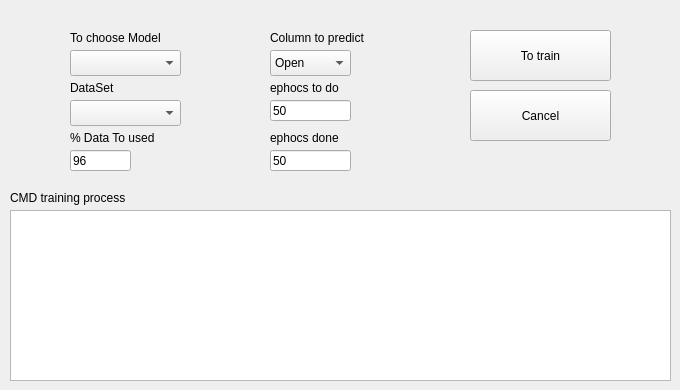
    <widget class="QWidget" name="Model_Trainner_Tab">
     <attribute name="title">
      <string>Model Trainner</string>
     </attribute>
     <widget class="QLabel" name="MoTr_lbl_chooseModel">
      <property name="geometry">
       <rect>
        <x>70</x>
        <y>30</y>
        <width>111</width>
        <height>16</height>
       </rect>
      </property>
      <property name="text">
       <string>To choose Model</string>
      </property>
     </widget>
     <widget class="QLabel" name="MoTr_lbl_DataSet">
      <property name="geometry">
       <rect>
        <x>70</x>
        <y>80</y>
        <width>60</width>
        <height>16</height>
       </rect>
      </property>
      <property name="text">
       <string>DataSet</string>
      </property>
     </widget>
     <widget class="QPushButton" name="MoTr_btn_Totrain">
      <property name="geometry">
       <rect>
        <x>470</x>
        <y>30</y>
        <width>141</width>
        <height>51</height>
       </rect>
      </property>
      <property name="text">
       <string>To train</string>
      </property>
     </widget>
     <widget class="QPlainTextEdit" name="MoTr_Plaintxt_CMDTraining">
      <property name="geometry">
       <rect>
        <x>10</x>
        <y>210</y>
        <width>661</width>
        <height>171</height>
       </rect>
      </property>
     </widget>
     <widget class="QLabel" name="MoTr_lbl_CMD_training">
      <property name="geometry">
       <rect>
        <x>10</x>
        <y>190</y>
        <width>161</width>
        <height>16</height>
       </rect>
      </property>
      <property name="text">
       <string>CMD training process</string>
      </property>
     </widget>
     <widget class="QLineEdit" name="MoTr_txtLine_PercentDataSet">
      <property name="geometry">
       <rect>
        <x>70</x>
        <y>150</y>
        <width>61</width>
        <height>21</height>
       </rect>
      </property>
      <property name="text">
       <string>96</string>
      </property>
     </widget>
     <widget class="QLabel" name="MoTr_lbl_PercentDataset">
      <property name="geometry">
       <rect>
        <x>70</x>
        <y>130</y>
        <width>111</width>
        <height>16</height>
       </rect>
      </property>
      <property name="text">
       <string>% Data To used</string>
      </property>
     </widget>
     <widget class="QComboBox" name="MoTr_ComBox_ChooseModel">
      <property name="geometry">
       <rect>
        <x>70</x>
        <y>50</y>
        <width>111</width>
        <height>26</height>
       </rect>
      </property>
     </widget>
     <widget class="QPushButton" name="MoTr_btn_Cancel_train">
      <property name="geometry">
       <rect>
        <x>470</x>
        <y>90</y>
        <width>141</width>
        <height>51</height>
       </rect>
      </property>
      <property name="text">
       <string>Cancel</string>
      </property>
     </widget>
     <widget class="QComboBox" name="MoTr_ComBox_Column_T_Predict">
      <property name="geometry">
       <rect>
        <x>270</x>
        <y>50</y>
        <width>81</width>
        <height>26</height>
       </rect>
      </property>
      <item>
       <property name="text">
        <string>Open</string>
       </property>
      </item>
      <item>
       <property name="text">
        <string>High</string>
       </property>
      </item>
      <item>
       <property name="text">
        <string>Low</string>
       </property>
      </item>
      <item>
       <property name="text">
        <string>Close</string>
       </property>
      </item>
      <item>
       <property name="text">
        <string>Volume</string>
       </property>
      </item>
     </widget>
     <widget class="QLabel" name="MoTr_lbl_ColumnPredict">
      <property name="geometry">
       <rect>
        <x>270</x>
        <y>30</y>
        <width>111</width>
        <height>16</height>
       </rect>
      </property>
      <property name="text">
       <string>Column to predict</string>
      </property>
     </widget>
     <widget class="QLineEdit" name="MoTr_txtLine_ephocs">
      <property name="geometry">
       <rect>
        <x>270</x>
        <y>100</y>
        <width>81</width>
        <height>21</height>
       </rect>
      </property>
      <property name="text">
       <string>50</string>
      </property>
     </widget>
     <widget class="QLabel" name="MoTr_lbl_DataSet_2">
      <property name="geometry">
       <rect>
        <x>270</x>
        <y>80</y>
        <width>91</width>
        <height>16</height>
       </rect>
      </property>
      <property name="text">
       <string>ephocs to do</string>
      </property>
     </widget>
     <widget class="QComboBox" name="MoTr_ComBox_DataSet">
      <property name="geometry">
       <rect>
        <x>70</x>
        <y>100</y>
        <width>111</width>
        <height>26</height>
       </rect>
      </property>
     </widget>
     <widget class="QLineEdit" name="MoTr_txtLine_ephocs_2">
      <property name="geometry">
       <rect>
        <x>270</x>
        <y>150</y>
        <width>81</width>
        <height>21</height>
       </rect>
      </property>
      <property name="text">
       <string>50</string>
      </property>
     </widget>
     <widget class="QLabel" name="MoTr_lbl_DataSet_3">
      <property name="geometry">
       <rect>
        <x>270</x>
        <y>130</y>
        <width>91</width>
        <height>16</height>
       </rect>
      </property>
      <property name="text">
       <string>ephocs done</string>
      </property>
     </widget>
    </widget>
